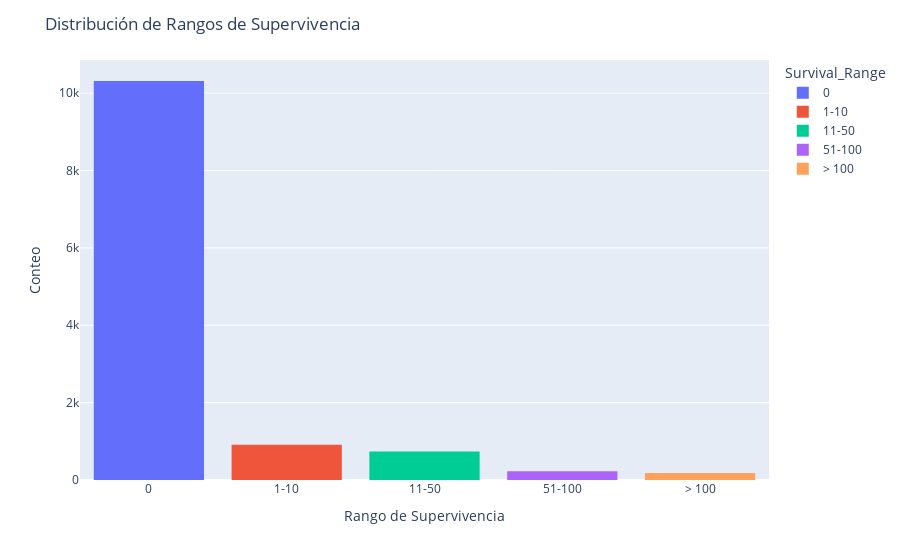

This figure's notebook cell:
### Markdown cell above
#### Visualizaciones

Target

### Code cell
import plotly.express as px
import plotly.io as pio

# Asegúrate de tener tu dataframe 'df_limpio' listo para usar

# Primer gráfico: Distribución de Rangos de Supervivencia
fig1 = px.histogram(df_limpio, x='Survival_Range', color='Survival_Range',
                    category_orders={"Survival_Range": ['0', '1-10', '11-50', '51-100', '> 100']})
fig1.update_layout(title='Distribución de Rangos de Supervivencia',
                   xaxis_title='Rango de Supervivencia',
                   yaxis_title='Conteo',
                   bargap=0.2)

# Guardar el primer gráfico en su propio archivo HTML
file_path_fig1 = "C:/Users/acbon/Desktop/Data Science/TrabajoFinal-DataScience/Distribucion_Rangos_Supervivencia.html"
pio.write_html(fig1, file=file_path_fig1, include_plotlyjs='cdn')

# Para mostrar el gráfico en Jupyter Notebook o similar
fig1.show()

### Figure 1 — Plotly figure (JSON) as saved in the notebook; plotly's stock layout.template omitted (floating-point values rounded to 4 significant figures; data arrays with more than 128 entries replaced by an {"elided": "..."} marker saying what was removed)
{"data": [{"alignmentgroup": "True", "bingroup": "x", "hovertemplate": "Survival_Range=%{x}<br>count=%{y}<extra></extra>", "legendgroup": "0", "marker": {"color": "#636efa", "pattern": {"shape": ""}}, "name": "0", "offsetgroup": "0", "orientation": "v", "showlegend": true, "type": "histogram", "x": {"elided": "10314 str values"}, "xaxis": "x", "yaxis": "y"}, {"alignmentgroup": "True", "bingroup": "x", "hovertemplate": "Survival_Range=%{x}<br>count=%{y}<extra></extra>", "legendgroup": "1-10", "marker": {"color": "#EF553B", "pattern": {"shape": ""}}, "name": "1-10", "offsetgroup": "1-10", "orientation": "v", "showlegend": true, "type": "histogram", "x": {"elided": "909 str values"}, "xaxis": "x", "yaxis": "y"}, {"alignmentgroup": "True", "bingroup": "x", "hovertemplate": "Survival_Range=%{x}<br>count=%{y}<extra></extra>", "legendgroup": "11-50", "marker": {"color": "#00cc96", "pattern": {"shape": ""}}, "name": "11-50", "offsetgroup": "11-50", "orientation": "v", "showlegend": true, "type": "histogram", "x": {"elided": "739 str values"}, "xaxis": "x", "yaxis": "y"}, {"alignmentgroup": "True", "bingroup": "x", "hovertemplate": "Survival_Range=%{x}<br>count=%{y}<extra></extra>", "legendgroup": "51-100", "marker": {"color": "#ab63fa", "pattern": {"shape": ""}}, "name": "51-100", "offsetgroup": "51-100", "orientation": "v", "showlegend": true, "type": "histogram", "x": {"elided": "225 str values"}, "xaxis": "x", "yaxis": "y"}, {"alignmentgroup": "True", "bingroup": "x", "hovertemplate": "Survival_Range=%{x}<br>count=%{y}<extra></extra>", "legendgroup": "> 100", "marker": {"color": "#FFA15A", "pattern": {"shape": ""}}, "name": "> 100", "offsetgroup": "> 100", "orientation": "v", "showlegend": true, "type": "histogram", "x": {"elided": "183 str values"}, "xaxis": "x", "yaxis": "y"}], "layout": {"bargap": 0.2, "barmode": "relative", "legend": {"title": {"text": "Survival_Range"}, "tracegroupgap": 0}, "margin": {"t": 60}, "title": {"text": "Distribución de Rangos de Supervivencia"}, "xaxis": {"anchor": "y", "categoryarray": ["0", "1-10", "11-50", "51-100", "> 100"], "categoryorder": "array", "domain": [0, 1], "title": {"text": "Rango de Supervivencia"}}, "yaxis": {"anchor": "x", "domain": [0, 1], "title": {"text": "Conteo"}}}}
